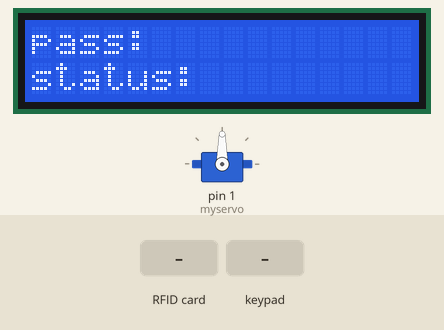
Bench run of a sketch on a simulated Arduino Uno, built with avr-gcc and run on an emulated ATmega328P. On the bench: 16×2 character LCD, servo. Inputs (shaded band) come from the test bench. What the sketch prints to the serial monitor is not drawn.

Above: at 1.3 s.
1.4 s: RFID card F3 BB C4 36 held to the reader
At 1.57 s:
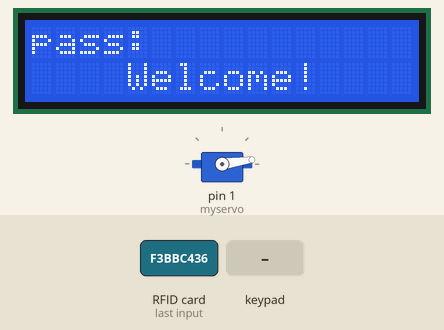
5.9 s: keypad keys 6 8 4 # pressed 0.4 s apart
At 9.98 s:
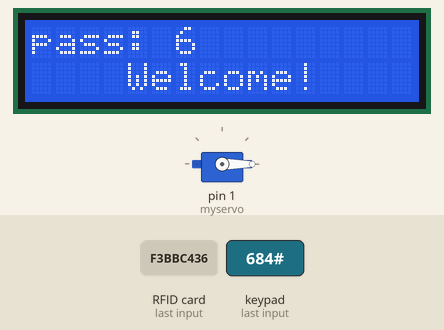
10.5 s: key '*' pressed
At 11.6 s:
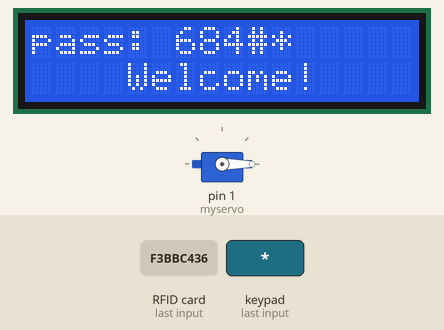
12.2 s: keypad keys 7 2 3 5 # pressed 0.4 s apart
At 15.3 s:
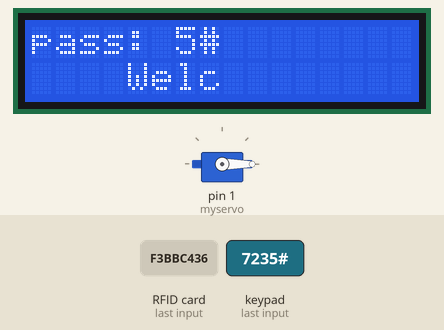
15.8 s: key '#' pressed
At 16.8 s:
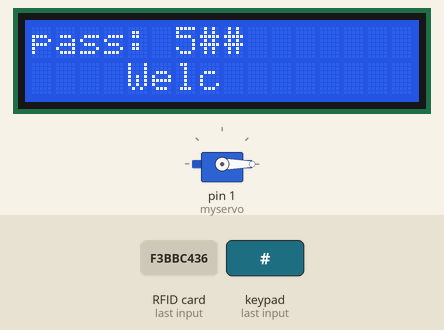
17.3 s: keypad keys 6 8 4 * pressed 0.4 s apart
At 18.9 s:
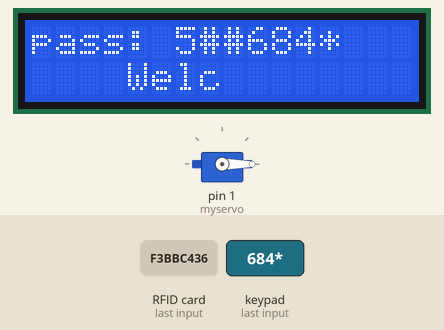
Timing chart, 0 to 20.4 s (numbered marks = the images above; inputs shaded):
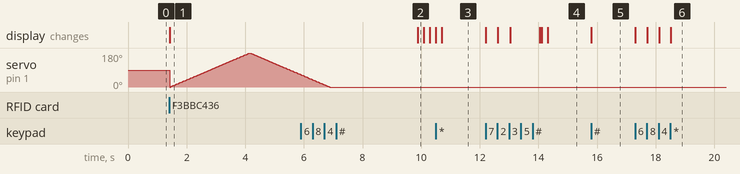

The sketch:

module_locked_door.ino
```cpp
#include <LiquidCrystal_I2C.h>
#include <Keypad.h>
#include<stdio.h>

#include <Servo.h>

#include <SPI.h>
#include <MFRC522.h>

#define SS_PIN 10
#define RST_PIN 9
MFRC522 mfrc522(SS_PIN, RST_PIN);   // Create MFRC522 instance.

const byte ROWS = 4; //4 hàng
const byte COLS = 3; //3 cột

String arr[8] = {};
String password[8] = {"1", "2", "3", "4", "5", "6", "7", "8"};

int place = 0;
int input = 6;

bool value = true;

Servo myservo;  // create servo object to control a servo
// twelve servo objects can be created on most boards

int pos = 0;    // variable to store the servo position

void servo_func();

char keys[ROWS][COLS] = {
  {'1','2','3'},
  {'4','5','6'},
  {'7','8','9'},
  {'*','0','#'}
};

LiquidCrystal_I2C lcd(0x27,16,2);  // Khai báo địa chỉ của LCD gồm 16 cột, 2 dòng

byte rowPins[ROWS] = {7, 2, 3, 5}; //nối hàng của keypad
byte colPins[COLS] = {6, 8, 4};    //nối cột keypad

Keypad keypad = Keypad( makeKeymap(keys), rowPins, colPins, ROWS, COLS );

void setup(){
  lcd.init();// Khởi động màn hình lCD
  lcd.backlight();// Bật đèn nền LCD
  lcd.setCursor(0,0); //Đưa con trỏ vị trí tới hàng 1 cột 1, nếu là (1,0) thì
  lcd.print("pass: ");
  lcd.setCursor(0,1);
  lcd.print("status: ");
  Serial.begin(9600); //khởi tạo serial
  SPI.begin();      // Initiate  SPI bus
  mfrc522.PCD_Init();   // Initiate MFRC522
  Serial.println("Approximate your card to the reader...");
  Serial.println();
  myservo.attach(1);  // attaches the servo on pin 9 to the servo object
}

void keypad_func(){
    //Kiểm tra nút được nhấn
    char key = keypad.getKey();

    //in nút ra màn hình
    if (key != NO_KEY){
      lcd.setCursor(input,0);
      lcd.print(key);
      // Serial.println(key);
      arr[place] = key;
      place++;
      input++;
    }

    if(place == 8)
    {
      for(int i = 0;i<8;i++)
      {
        if(arr[i] != password[i])
        {
          value = false;
          break;
        }
      }
      if(value == true)
      {
        lcd.setCursor(0,1);
        lcd.print("    Welcome!    ");
        servo_func();
      }
      else
      {
        place = 0;
        value = true;
        lcd.setCursor(8,1);
        lcd.print("Wrong!");
        input = 6;
        lcd.setCursor(input,0);
        lcd.print("        ");
        delay(1000);
        lcd.setCursor(8,1);
        lcd.print("      ");
      }
    }
}

void servo_func() {
  for (pos = 0; pos <= 180; pos += 1) { // goes from 0 degrees to 180 degrees
    // in steps of 1 degree
    myservo.write(pos);              // tell servo to go to position in variable 'pos'
    delay(15);                       // waits 15ms for the servo to reach the position
  }
  for (pos = 180; pos >= 0; pos -= 1) { // goes from 180 degrees to 0 degrees
    myservo.write(pos);              // tell servo to go to position in variable 'pos'
    delay(15);                       // waits 15ms for the servo to reach the position
  }
}

void rfid_func()
{
  // Look for new cards
  if ( ! mfrc522.PICC_IsNewCardPresent())
  {
    return;
  }
  // Select one of the cards
  if ( ! mfrc522.PICC_ReadCardSerial())
  {
    return;
  }
  //Show UID on serial monitor
  Serial.print("UID tag :");
  String content= "";
  byte letter;
  for (byte i = 0; i < mfrc522.uid.size; i++)
  {
     Serial.print(mfrc522.uid.uidByte[i] < 0x10 ? " 0" : " ");
     Serial.print(mfrc522.uid.uidByte[i], HEX);
     content.concat(String(mfrc522.uid.uidByte[i] < 0x10 ? " 0" : " "));
     content.concat(String(mfrc522.uid.uidByte[i], HEX));
  }
  Serial.println();
  Serial.print("Message : ");
  content.toUpperCase();
  if (content.substring(1) == "F3 BB C4 36") //change here the UID of the card/cards that you want to give access
  {
    Serial.println("Authorized access");
    lcd.setCursor(0,1);
    lcd.print("    Welcome!    ");
    servo_func();
    Serial.println();
    delay(3000);
  }

 else   {
    Serial.println(" Access denied");
    delay(3000);
  }
}


void loop()
{
  keypad_func();
  rfid_func();
  // servo_func();
}
```

Measured:
- after the input at 1.4 s, the display: changes at once (image 1)
- after the input at 5.9 s, the display: changes after 4.0 s (image 2)
- after the input at 10.5 s, the display: changes after 0.20 s (image 3)
- after the input at 12.2 s, the display: first changes at once (image 4 shows a later state)
- after the input at 15.8 s, the display: changes at once (image 5)
- after the input at 17.3 s, the display: first changes at once (image 6 shows a later state)
